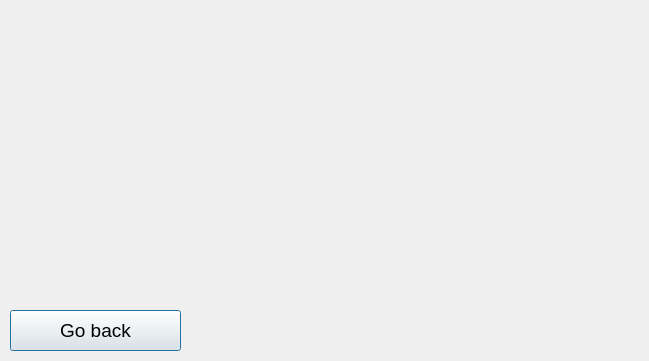
<?xml version="1.0" encoding="UTF-8"?>
<ui version="4.0">
 <class>secDialog</class>
 <widget class="QDialog" name="secDialog">
  <property name="geometry">
   <rect>
    <x>0</x>
    <y>0</y>
    <width>649</width>
    <height>361</height>
   </rect>
  </property>
  <property name="windowTitle">
   <string>Dialog</string>
  </property>
  <widget class="QPushButton" name="pushButton">
   <property name="geometry">
    <rect>
     <x>10</x>
     <y>310</y>
     <width>171</width>
     <height>41</height>
    </rect>
   </property>
   <property name="font">
    <font>
     <family>Arial</family>
     <pointsize>14</pointsize>
    </font>
   </property>
   <property name="text">
    <string>Go back</string>
   </property>
   <property name="autoDefault">
    <bool>true</bool>
   </property>
   <property name="default">
    <bool>false</bool>
   </property>
   <property name="flat">
    <bool>false</bool>
   </property>
  </widget>
 </widget>
 <resources/>
 <connections/>
</ui>
